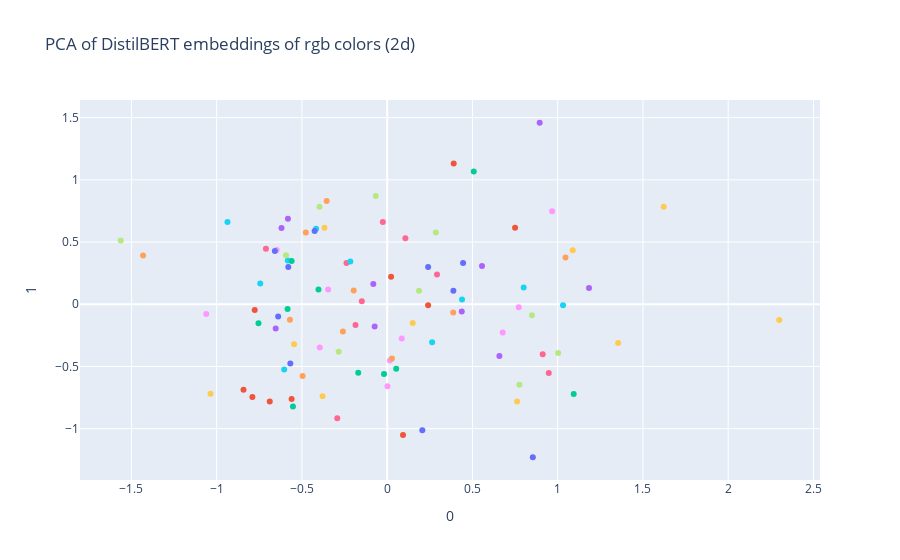

Source (notebook cell):
### Code cell
# plot 2d results with plotly
fig = px.scatter(
    rgb_pca3d, x=0, y=1, color=rgb_colors,
    labels={'color': 'rgb color'},
    title='PCA of DistilBERT embeddings of rgb colors (2d)'
)

# hide legend
fig.update_layout(showlegend=False)
fig.show()

### Figure 1 — Plotly figure (JSON) as saved in the notebook; plotly's stock layout.template omitted (floating-point values rounded to 4 significant figures)
{"data": [{"hovertemplate": "rgb color=rgb(188,103,238)<br>0=%{x}<br>1=%{y}<extra></extra>", "legendgroup": "rgb(188,103,238)", "marker": {"color": "#636efa", "symbol": "circle"}, "mode": "markers", "name": "rgb(188,103,238)", "orientation": "v", "showlegend": true, "type": "scatter", "x": [-0.568], "xaxis": "x", "y": [-0.476], "yaxis": "y"}, {"hovertemplate": "rgb color=rgb(97,81,54)<br>0=%{x}<br>1=%{y}<extra></extra>", "legendgroup": "rgb(97,81,54)", "marker": {"color": "#EF553B", "symbol": "circle"}, "mode": "markers", "name": "rgb(97,81,54)", "orientation": "v", "showlegend": true, "type": "scatter", "x": [0.39], "xaxis": "x", "y": [1.131], "yaxis": "y"}, {"hovertemplate": "rgb color=rgb(252,15,162)<br>0=%{x}<br>1=%{y}<extra></extra>", "legendgroup": "rgb(252,15,162)", "marker": {"color": "#00cc96", "symbol": "circle"}, "mode": "markers", "name": "rgb(252,15,162)", "orientation": "v", "showlegend": true, "type": "scatter", "x": [-0.1699], "xaxis": "x", "y": [-0.5508], "yaxis": "y"}, {"hovertemplate": "rgb color=rgb(84,85,58)<br>0=%{x}<br>1=%{y}<extra></extra>", "legendgroup": "rgb(84,85,58)", "marker": {"color": "#ab63fa", "symbol": "circle"}, "mode": "markers", "name": "rgb(84,85,58)", "orientation": "v", "showlegend": true, "type": "scatter", "x": [0.8944], "xaxis": "x", "y": [1.459], "yaxis": "y"}, {"hovertemplate": "rgb color=rgb(14,216,69)<br>0=%{x}<br>1=%{y}<extra></extra>", "legendgroup": "rgb(14,216,69)", "marker": {"color": "#FFA15A", "symbol": "circle"}, "mode": "markers", "name": "rgb(14,216,69)", "orientation": "v", "showlegend": true, "type": "scatter", "x": [-0.4773], "xaxis": "x", "y": [0.5771], "yaxis": "y"}, {"hovertemplate": "rgb color=rgb(130,60,47)<br>0=%{x}<br>1=%{y}<extra></extra>", "legendgroup": "rgb(130,60,47)", "marker": {"color": "#19d3f3", "symbol": "circle"}, "mode": "markers", "name": "rgb(130,60,47)", "orientation": "v", "showlegend": true, "type": "scatter", "x": [1.031], "xaxis": "x", "y": [-0.007416], "yaxis": "y"}, {"hovertemplate": "rgb color=rgb(176,71,183)<br>0=%{x}<br>1=%{y}<extra></extra>", "legendgroup": "rgb(176,71,183)", "marker": {"color": "#FF6692", "symbol": "circle"}, "mode": "markers", "name": "rgb(176,71,183)", "orientation": "v", "showlegend": true, "type": "scatter", "x": [-0.1859], "xaxis": "x", "y": [-0.1672], "yaxis": "y"}, {"hovertemplate": "rgb color=rgb(254,115,20)<br>0=%{x}<br>1=%{y}<extra></extra>", "legendgroup": "rgb(254,115,20)", "marker": {"color": "#B6E880", "symbol": "circle"}, "mode": "markers", "name": "rgb(254,115,20)", "orientation": "v", "showlegend": true, "type": "scatter", "x": [1.003], "xaxis": "x", "y": [-0.3908], "yaxis": "y"}, {"hovertemplate": "rgb color=rgb(98,64,237)<br>0=%{x}<br>1=%{y}<extra></extra>", "legendgroup": "rgb(98,64,237)", "marker": {"color": "#FF97FF", "symbol": "circle"}, "mode": "markers", "name": "rgb(98,64,237)", "orientation": "v", "showlegend": true, "type": "scatter", "x": [0.6773], "xaxis": "x", "y": [-0.2268], "yaxis": "y"}, {"hovertemplate": "rgb color=rgb(40,156,255)<br>0=%{x}<br>1=%{y}<extra></extra>", "legendgroup": "rgb(40,156,255)", "marker": {"color": "#FECB52", "symbol": "circle"}, "mode": "markers", "name": "rgb(40,156,255)", "orientation": "v", "showlegend": true, "type": "scatter", "x": [0.762], "xaxis": "x", "y": [-0.7814], "yaxis": "y"}, {"hovertemplate": "rgb color=rgb(126,203,31)<br>0=%{x}<br>1=%{y}<extra></extra>", "legendgroup": "rgb(126,203,31)", "marker": {"color": "#636efa", "symbol": "circle"}, "mode": "markers", "name": "rgb(126,203,31)", "orientation": "v", "showlegend": true, "type": "scatter", "x": [-0.58], "xaxis": "x", "y": [0.2992], "yaxis": "y"}, {"hovertemplate": "rgb color=rgb(121,30,28)<br>0=%{x}<br>1=%{y}<extra></extra>", "legendgroup": "rgb(121,30,28)", "marker": {"color": "#EF553B", "symbol": "circle"}, "mode": "markers", "name": "rgb(121,30,28)", "orientation": "v", "showlegend": true, "type": "scatter", "x": [0.75], "xaxis": "x", "y": [0.6152], "yaxis": "y"}, {"hovertemplate": "rgb color=rgb(240,33,189)<br>0=%{x}<br>1=%{y}<extra></extra>", "legendgroup": "rgb(240,33,189)", "marker": {"color": "#00cc96", "symbol": "circle"}, "mode": "markers", "name": "rgb(240,33,189)", "orientation": "v", "showlegend": true, "type": "scatter", "x": [0.05289], "xaxis": "x", "y": [-0.5186], "yaxis": "y"}, {"hovertemplate": "rgb color=rgb(150,8,42)<br>0=%{x}<br>1=%{y}<extra></extra>", "legendgroup": "rgb(150,8,42)", "marker": {"color": "#ab63fa", "symbol": "circle"}, "mode": "markers", "name": "rgb(150,8,42)", "orientation": "v", "showlegend": true, "type": "scatter", "x": [1.184], "xaxis": "x", "y": [0.1318], "yaxis": "y"}, {"hovertemplate": "rgb color=rgb(47,160,19)<br>0=%{x}<br>1=%{y}<extra></extra>", "legendgroup": "rgb(47,160,19)", "marker": {"color": "#FFA15A", "symbol": "circle"}, "mode": "markers", "name": "rgb(47,160,19)", "orientation": "v", "showlegend": true, "type": "scatter", "x": [0.387], "xaxis": "x", "y": [-0.06615], "yaxis": "y"}, {"hovertemplate": "rgb color=rgb(251,42,60)<br>0=%{x}<br>1=%{y}<extra></extra>", "legendgroup": "rgb(251,42,60)", "marker": {"color": "#19d3f3", "symbol": "circle"}, "mode": "markers", "name": "rgb(251,42,60)", "orientation": "v", "showlegend": true, "type": "scatter", "x": [0.4387], "xaxis": "x", "y": [0.03909], "yaxis": "y"}, {"hovertemplate": "rgb color=rgb(192,90,121)<br>0=%{x}<br>1=%{y}<extra></extra>", "legendgroup": "rgb(192,90,121)", "marker": {"color": "#FF6692", "symbol": "circle"}, "mode": "markers", "name": "rgb(192,90,121)", "orientation": "v", "showlegend": true, "type": "scatter", "x": [0.912], "xaxis": "x", "y": [-0.4026], "yaxis": "y"}, {"hovertemplate": "rgb color=rgb(55,109,123)<br>0=%{x}<br>1=%{y}<extra></extra>", "legendgroup": "rgb(55,109,123)", "marker": {"color": "#B6E880", "symbol": "circle"}, "mode": "markers", "name": "rgb(55,109,123)", "orientation": "v", "showlegend": true, "type": "scatter", "x": [-0.3968], "xaxis": "x", "y": [0.7841], "yaxis": "y"}, {"hovertemplate": "rgb color=rgb(87,210,111)<br>0=%{x}<br>1=%{y}<extra></extra>", "legendgroup": "rgb(87,210,111)", "marker": {"color": "#FF97FF", "symbol": "circle"}, "mode": "markers", "name": "rgb(87,210,111)", "orientation": "v", "showlegend": true, "type": "scatter", "x": [-0.3465], "xaxis": "x", "y": [0.118], "yaxis": "y"}, {"hovertemplate": "rgb color=rgb(142,245,129)<br>0=%{x}<br>1=%{y}<extra></extra>", "legendgroup": "rgb(142,245,129)", "marker": {"color": "#FECB52", "symbol": "circle"}, "mode": "markers", "name": "rgb(142,245,129)", "orientation": "v", "showlegend": true, "type": "scatter", "x": [-0.546], "xaxis": "x", "y": [-0.3219], "yaxis": "y"}, {"hovertemplate": "rgb color=rgb(186,165,150)<br>0=%{x}<br>1=%{y}<extra></extra>", "legendgroup": "rgb(186,165,150)", "marker": {"color": "#636efa", "symbol": "circle"}, "mode": "markers", "name": "rgb(186,165,150)", "orientation": "v", "showlegend": true, "type": "scatter", "x": [0.2061], "xaxis": "x", "y": [-1.013], "yaxis": "y"}, {"hovertemplate": "rgb color=rgb(249,160,157)<br>0=%{x}<br>1=%{y}<extra></extra>", "legendgroup": "rgb(249,160,157)", "marker": {"color": "#EF553B", "symbol": "circle"}, "mode": "markers", "name": "rgb(249,160,157)", "orientation": "v", "showlegend": true, "type": "scatter", "x": [0.09283], "xaxis": "x", "y": [-1.051], "yaxis": "y"}, {"hovertemplate": "rgb color=rgb(209,241,224)<br>0=%{x}<br>1=%{y}<extra></extra>", "legendgroup": "rgb(209,241,224)", "marker": {"color": "#00cc96", "symbol": "circle"}, "mode": "markers", "name": "rgb(209,241,224)", "orientation": "v", "showlegend": true, "type": "scatter", "x": [-0.5527], "xaxis": "x", "y": [-0.8221], "yaxis": "y"}, {"hovertemplate": "rgb color=rgb(21,137,107)<br>0=%{x}<br>1=%{y}<extra></extra>", "legendgroup": "rgb(21,137,107)", "marker": {"color": "#ab63fa", "symbol": "circle"}, "mode": "markers", "name": "rgb(21,137,107)", "orientation": "v", "showlegend": true, "type": "scatter", "x": [-0.6198], "xaxis": "x", "y": [0.6134], "yaxis": "y"}, {"hovertemplate": "rgb color=rgb(33,189,179)<br>0=%{x}<br>1=%{y}<extra></extra>", "legendgroup": "rgb(33,189,179)", "marker": {"color": "#FFA15A", "symbol": "circle"}, "mode": "markers", "name": "rgb(33,189,179)", "orientation": "v", "showlegend": true, "type": "scatter", "x": [-1.432], "xaxis": "x", "y": [0.3921], "yaxis": "y"}, {"hovertemplate": "rgb color=rgb(101,235,204)<br>0=%{x}<br>1=%{y}<extra></extra>", "legendgroup": "rgb(101,235,204)", "marker": {"color": "#19d3f3", "symbol": "circle"}, "mode": "markers", "name": "rgb(101,235,204)", "orientation": "v", "showlegend": true, "type": "scatter", "x": [-0.6041], "xaxis": "x", "y": [-0.525], "yaxis": "y"}, {"hovertemplate": "rgb color=rgb(177,113,97)<br>0=%{x}<br>1=%{y}<extra></extra>", "legendgroup": "rgb(177,113,97)", "marker": {"color": "#FF6692", "symbol": "circle"}, "mode": "markers", "name": "rgb(177,113,97)", "orientation": "v", "showlegend": true, "type": "scatter", "x": [-0.2386], "xaxis": "x", "y": [0.3323], "yaxis": "y"}, {"hovertemplate": "rgb color=rgb(0,202,112)<br>0=%{x}<br>1=%{y}<extra></extra>", "legendgroup": "rgb(0,202,112)", "marker": {"color": "#B6E880", "symbol": "circle"}, "mode": "markers", "name": "rgb(0,202,112)", "orientation": "v", "showlegend": true, "type": "scatter", "x": [0.7754], "xaxis": "x", "y": [-0.6471], "yaxis": "y"}, {"hovertemplate": "rgb color=rgb(60,139,204)<br>0=%{x}<br>1=%{y}<extra></extra>", "legendgroup": "rgb(60,139,204)", "marker": {"color": "#FF97FF", "symbol": "circle"}, "mode": "markers", "name": "rgb(60,139,204)", "orientation": "v", "showlegend": true, "type": "scatter", "x": [0.0159], "xaxis": "x", "y": [-0.4523], "yaxis": "y"}, {"hovertemplate": "rgb color=rgb(201,172,176)<br>0=%{x}<br>1=%{y}<extra></extra>", "legendgroup": "rgb(201,172,176)", "marker": {"color": "#FECB52", "symbol": "circle"}, "mode": "markers", "name": "rgb(201,172,176)", "orientation": "v", "showlegend": true, "type": "scatter", "x": [-0.3789], "xaxis": "x", "y": [-0.7395], "yaxis": "y"}, {"hovertemplate": "rgb color=rgb(192,192,156)<br>0=%{x}<br>1=%{y}<extra></extra>", "legendgroup": "rgb(192,192,156)", "marker": {"color": "#636efa", "symbol": "circle"}, "mode": "markers", "name": "rgb(192,192,156)", "orientation": "v", "showlegend": true, "type": "scatter", "x": [0.8542], "xaxis": "x", "y": [-1.23], "yaxis": "y"}, {"hovertemplate": "rgb color=rgb(244,168,222)<br>0=%{x}<br>1=%{y}<extra></extra>", "legendgroup": "rgb(244,168,222)", "marker": {"color": "#EF553B", "symbol": "circle"}, "mode": "markers", "name": "rgb(244,168,222)", "orientation": "v", "showlegend": true, "type": "scatter", "x": [-0.5604], "xaxis": "x", "y": [-0.7621], "yaxis": "y"}, {"hovertemplate": "rgb color=rgb(200,213,123)<br>0=%{x}<br>1=%{y}<extra></extra>", "legendgroup": "rgb(200,213,123)", "marker": {"color": "#00cc96", "symbol": "circle"}, "mode": "markers", "name": "rgb(200,213,123)", "orientation": "v", "showlegend": true, "type": "scatter", "x": [-0.0185], "xaxis": "x", "y": [-0.5612], "yaxis": "y"}, {"hovertemplate": "rgb color=rgb(192,37,81)<br>0=%{x}<br>1=%{y}<extra></extra>", "legendgroup": "rgb(192,37,81)", "marker": {"color": "#ab63fa", "symbol": "circle"}, "mode": "markers", "name": "rgb(192,37,81)", "orientation": "v", "showlegend": true, "type": "scatter", "x": [0.4373], "xaxis": "x", "y": [-0.05719], "yaxis": "y"}, {"hovertemplate": "rgb color=rgb(234,240,134)<br>0=%{x}<br>1=%{y}<extra></extra>", "legendgroup": "rgb(234,240,134)", "marker": {"color": "#FFA15A", "symbol": "circle"}, "mode": "markers", "name": "rgb(234,240,134)", "orientation": "v", "showlegend": true, "type": "scatter", "x": [-0.4962], "xaxis": "x", "y": [-0.5762], "yaxis": "y"}, {"hovertemplate": "rgb color=rgb(223,133,22)<br>0=%{x}<br>1=%{y}<extra></extra>", "legendgroup": "rgb(223,133,22)", "marker": {"color": "#19d3f3", "symbol": "circle"}, "mode": "markers", "name": "rgb(223,133,22)", "orientation": "v", "showlegend": true, "type": "scatter", "x": [-0.5828], "xaxis": "x", "y": [0.3518], "yaxis": "y"}, {"hovertemplate": "rgb color=rgb(141,4,108)<br>0=%{x}<br>1=%{y}<extra></extra>", "legendgroup": "rgb(141,4,108)", "marker": {"color": "#FF6692", "symbol": "circle"}, "mode": "markers", "name": "rgb(141,4,108)", "orientation": "v", "showlegend": true, "type": "scatter", "x": [0.2923], "xaxis": "x", "y": [0.2394], "yaxis": "y"}, {"hovertemplate": "rgb color=rgb(131,213,43)<br>0=%{x}<br>1=%{y}<extra></extra>", "legendgroup": "rgb(131,213,43)", "marker": {"color": "#B6E880", "symbol": "circle"}, "mode": "markers", "name": "rgb(131,213,43)", "orientation": "v", "showlegend": true, "type": "scatter", "x": [-0.5931], "xaxis": "x", "y": [0.3949], "yaxis": "y"}, {"hovertemplate": "rgb color=rgb(68,62,57)<br>0=%{x}<br>1=%{y}<extra></extra>", "legendgroup": "rgb(68,62,57)", "marker": {"color": "#FF97FF", "symbol": "circle"}, "mode": "markers", "name": "rgb(68,62,57)", "orientation": "v", "showlegend": true, "type": "scatter", "x": [0.9676], "xaxis": "x", "y": [0.7472], "yaxis": "y"}, {"hovertemplate": "rgb color=rgb(108,67,56)<br>0=%{x}<br>1=%{y}<extra></extra>", "legendgroup": "rgb(108,67,56)", "marker": {"color": "#FECB52", "symbol": "circle"}, "mode": "markers", "name": "rgb(108,67,56)", "orientation": "v", "showlegend": true, "type": "scatter", "x": [1.088], "xaxis": "x", "y": [0.4343], "yaxis": "y"}, {"hovertemplate": "rgb color=rgb(16,96,145)<br>0=%{x}<br>1=%{y}<extra></extra>", "legendgroup": "rgb(16,96,145)", "marker": {"color": "#636efa", "symbol": "circle"}, "mode": "markers", "name": "rgb(16,96,145)", "orientation": "v", "showlegend": true, "type": "scatter", "x": [0.3882], "xaxis": "x", "y": [0.1091], "yaxis": "y"}, {"hovertemplate": "rgb color=rgb(149,121,63)<br>0=%{x}<br>1=%{y}<extra></extra>", "legendgroup": "rgb(149,121,63)", "marker": {"color": "#EF553B", "symbol": "circle"}, "mode": "markers", "name": "rgb(149,121,63)", "orientation": "v", "showlegend": true, "type": "scatter", "x": [0.0228], "xaxis": "x", "y": [0.2215], "yaxis": "y"}, {"hovertemplate": "rgb color=rgb(111,238,142)<br>0=%{x}<br>1=%{y}<extra></extra>", "legendgroup": "rgb(111,238,142)", "marker": {"color": "#00cc96", "symbol": "circle"}, "mode": "markers", "name": "rgb(111,238,142)", "orientation": "v", "showlegend": true, "type": "scatter", "x": [-0.7548], "xaxis": "x", "y": [-0.1532], "yaxis": "y"}, {"hovertemplate": "rgb color=rgb(76,33,241)<br>0=%{x}<br>1=%{y}<extra></extra>", "legendgroup": "rgb(76,33,241)", "marker": {"color": "#ab63fa", "symbol": "circle"}, "mode": "markers", "name": "rgb(76,33,241)", "orientation": "v", "showlegend": true, "type": "scatter", "x": [-0.08123], "xaxis": "x", "y": [0.1636], "yaxis": "y"}, {"hovertemplate": "rgb color=rgb(169,100,217)<br>0=%{x}<br>1=%{y}<extra></extra>", "legendgroup": "rgb(169,100,217)", "marker": {"color": "#FFA15A", "symbol": "circle"}, "mode": "markers", "name": "rgb(169,100,217)", "orientation": "v", "showlegend": true, "type": "scatter", "x": [0.02808], "xaxis": "x", "y": [-0.4368], "yaxis": "y"}, {"hovertemplate": "rgb color=rgb(38,33,179)<br>0=%{x}<br>1=%{y}<extra></extra>", "legendgroup": "rgb(38,33,179)", "marker": {"color": "#19d3f3", "symbol": "circle"}, "mode": "markers", "name": "rgb(38,33,179)", "orientation": "v", "showlegend": true, "type": "scatter", "x": [-0.4169], "xaxis": "x", "y": [0.6071], "yaxis": "y"}, {"hovertemplate": "rgb color=rgb(240,131,30)<br>0=%{x}<br>1=%{y}<extra></extra>", "legendgroup": "rgb(240,131,30)", "marker": {"color": "#FF6692", "symbol": "circle"}, "mode": "markers", "name": "rgb(240,131,30)", "orientation": "v", "showlegend": true, "type": "scatter", "x": [0.9477], "xaxis": "x", "y": [-0.5528], "yaxis": "y"}, {"hovertemplate": "rgb color=rgb(219,104,187)<br>0=%{x}<br>1=%{y}<extra></extra>", "legendgroup": "rgb(219,104,187)", "marker": {"color": "#B6E880", "symbol": "circle"}, "mode": "markers", "name": "rgb(219,104,187)", "orientation": "v", "showlegend": true, "type": "scatter", "x": [-0.2846], "xaxis": "x", "y": [-0.382], "yaxis": "y"}, {"hovertemplate": "rgb color=rgb(229,197,107)<br>0=%{x}<br>1=%{y}<extra></extra>", "legendgroup": "rgb(229,197,107)", "marker": {"color": "#FF97FF", "symbol": "circle"}, "mode": "markers", "name": "rgb(229,197,107)", "orientation": "v", "showlegend": true, "type": "scatter", "x": [-1.061], "xaxis": "x", "y": [-0.07772], "yaxis": "y"}, {"hovertemplate": "rgb color=rgb(107,42,232)<br>0=%{x}<br>1=%{y}<extra></extra>", "legendgroup": "rgb(107,42,232)", "marker": {"color": "#FECB52", "symbol": "circle"}, "mode": "markers", "name": "rgb(107,42,232)", "orientation": "v", "showlegend": true, "type": "scatter", "x": [0.1496], "xaxis": "x", "y": [-0.1505], "yaxis": "y"}, {"hovertemplate": "rgb color=rgb(134,85,163)<br>0=%{x}<br>1=%{y}<extra></extra>", "legendgroup": "rgb(134,85,163)", "marker": {"color": "#636efa", "symbol": "circle"}, "mode": "markers", "name": "rgb(134,85,163)", "orientation": "v", "showlegend": true, "type": "scatter", "x": [-0.4256], "xaxis": "x", "y": [0.5898], "yaxis": "y"}, {"hovertemplate": "rgb color=rgb(196,162,157)<br>0=%{x}<br>1=%{y}<extra></extra>", "legendgroup": "rgb(196,162,157)", "marker": {"color": "#EF553B", "symbol": "circle"}, "mode": "markers", "name": "rgb(196,162,157)", "orientation": "v", "showlegend": true, "type": "scatter", "x": [-0.7906], "xaxis": "x", "y": [-0.7453], "yaxis": "y"}, {"hovertemplate": "rgb color=rgb(171,62,119)<br>0=%{x}<br>1=%{y}<extra></extra>", "legendgroup": "rgb(171,62,119)", "marker": {"color": "#00cc96", "symbol": "circle"}, "mode": "markers", "name": "rgb(171,62,119)", "orientation": "v", "showlegend": true, "type": "scatter", "x": [-0.403], "xaxis": "x", "y": [0.1187], "yaxis": "y"}, {"hovertemplate": "rgb color=rgb(110,50,193)<br>0=%{x}<br>1=%{y}<extra></extra>", "legendgroup": "rgb(110,50,193)", "marker": {"color": "#ab63fa", "symbol": "circle"}, "mode": "markers", "name": "rgb(110,50,193)", "orientation": "v", "showlegend": true, "type": "scatter", "x": [0.6581], "xaxis": "x", "y": [-0.4158], "yaxis": "y"}, {"hovertemplate": "rgb color=rgb(165,241,54)<br>0=%{x}<br>1=%{y}<extra></extra>", "legendgroup": "rgb(165,241,54)", "marker": {"color": "#FFA15A", "symbol": "circle"}, "mode": "markers", "name": "rgb(165,241,54)", "orientation": "v", "showlegend": true, "type": "scatter", "x": [-0.2597], "xaxis": "x", "y": [-0.2179], "yaxis": "y"}, {"hovertemplate": "rgb color=rgb(121,210,47)<br>0=%{x}<br>1=%{y}<extra></extra>", "legendgroup": "rgb(121,210,47)", "marker": {"color": "#19d3f3", "symbol": "circle"}, "mode": "markers", "name": "rgb(121,210,47)", "orientation": "v", "showlegend": true, "type": "scatter", "x": [0.2636], "xaxis": "x", "y": [-0.305], "yaxis": "y"}, {"hovertemplate": "rgb color=rgb(153,76,23)<br>0=%{x}<br>1=%{y}<extra></extra>", "legendgroup": "rgb(153,76,23)", "marker": {"color": "#FF6692", "symbol": "circle"}, "mode": "markers", "name": "rgb(153,76,23)", "orientation": "v", "showlegend": true, "type": "scatter", "x": [-0.0256], "xaxis": "x", "y": [0.6621], "yaxis": "y"}, {"hovertemplate": "rgb color=rgb(93,131,47)<br>0=%{x}<br>1=%{y}<extra></extra>", "legendgroup": "rgb(93,131,47)", "marker": {"color": "#B6E880", "symbol": "circle"}, "mode": "markers", "name": "rgb(93,131,47)", "orientation": "v", "showlegend": true, "type": "scatter", "x": [-0.06712], "xaxis": "x", "y": [0.8695], "yaxis": "y"}, {"hovertemplate": "rgb color=rgb(67,27,213)<br>0=%{x}<br>1=%{y}<extra></extra>", "legendgroup": "rgb(67,27,213)", "marker": {"color": "#FF97FF", "symbol": "circle"}, "mode": "markers", "name": "rgb(67,27,213)", "orientation": "v", "showlegend": true, "type": "scatter", "x": [-0.6482], "xaxis": "x", "y": [0.4357], "yaxis": "y"}, {"hovertemplate": "rgb color=rgb(194,67,93)<br>0=%{x}<br>1=%{y}<extra></extra>", "legendgroup": "rgb(194,67,93)", "marker": {"color": "#FECB52", "symbol": "circle"}, "mode": "markers", "name": "rgb(194,67,93)", "orientation": "v", "showlegend": true, "type": "scatter", "x": [-0.368], "xaxis": "x", "y": [0.6143], "yaxis": "y"}, {"hovertemplate": "rgb color=rgb(232,97,13)<br>0=%{x}<br>1=%{y}<extra></extra>", "legendgroup": "rgb(232,97,13)", "marker": {"color": "#636efa", "symbol": "circle"}, "mode": "markers", "name": "rgb(232,97,13)", "orientation": "v", "showlegend": true, "type": "scatter", "x": [0.4451], "xaxis": "x", "y": [0.3308], "yaxis": "y"}, {"hovertemplate": "rgb color=rgb(60,113,122)<br>0=%{x}<br>1=%{y}<extra></extra>", "legendgroup": "rgb(60,113,122)", "marker": {"color": "#EF553B", "symbol": "circle"}, "mode": "markers", "name": "rgb(60,113,122)", "orientation": "v", "showlegend": true, "type": "scatter", "x": [0.2399], "xaxis": "x", "y": [-0.008547], "yaxis": "y"}, {"hovertemplate": "rgb color=rgb(88,112,214)<br>0=%{x}<br>1=%{y}<extra></extra>", "legendgroup": "rgb(88,112,214)", "marker": {"color": "#00cc96", "symbol": "circle"}, "mode": "markers", "name": "rgb(88,112,214)", "orientation": "v", "showlegend": true, "type": "scatter", "x": [-0.5603], "xaxis": "x", "y": [0.3473], "yaxis": "y"}, {"hovertemplate": "rgb color=rgb(54,193,89)<br>0=%{x}<br>1=%{y}<extra></extra>", "legendgroup": "rgb(54,193,89)", "marker": {"color": "#ab63fa", "symbol": "circle"}, "mode": "markers", "name": "rgb(54,193,89)", "orientation": "v", "showlegend": true, "type": "scatter", "x": [-0.5821], "xaxis": "x", "y": [0.6865], "yaxis": "y"}, {"hovertemplate": "rgb color=rgb(135,50,51)<br>0=%{x}<br>1=%{y}<extra></extra>", "legendgroup": "rgb(135,50,51)", "marker": {"color": "#FFA15A", "symbol": "circle"}, "mode": "markers", "name": "rgb(135,50,51)", "orientation": "v", "showlegend": true, "type": "scatter", "x": [1.046], "xaxis": "x", "y": [0.3765], "yaxis": "y"}, {"hovertemplate": "rgb color=rgb(86,42,236)<br>0=%{x}<br>1=%{y}<extra></extra>", "legendgroup": "rgb(86,42,236)", "marker": {"color": "#19d3f3", "symbol": "circle"}, "mode": "markers", "name": "rgb(86,42,236)", "orientation": "v", "showlegend": true, "type": "scatter", "x": [-0.2161], "xaxis": "x", "y": [0.3439], "yaxis": "y"}, {"hovertemplate": "rgb color=rgb(182,76,18)<br>0=%{x}<br>1=%{y}<extra></extra>", "legendgroup": "rgb(182,76,18)", "marker": {"color": "#FF6692", "symbol": "circle"}, "mode": "markers", "name": "rgb(182,76,18)", "orientation": "v", "showlegend": true, "type": "scatter", "x": [0.1067], "xaxis": "x", "y": [0.5312], "yaxis": "y"}, {"hovertemplate": "rgb color=rgb(1,142,71)<br>0=%{x}<br>1=%{y}<extra></extra>", "legendgroup": "rgb(1,142,71)", "marker": {"color": "#B6E880", "symbol": "circle"}, "mode": "markers", "name": "rgb(1,142,71)", "orientation": "v", "showlegend": true, "type": "scatter", "x": [0.1866], "xaxis": "x", "y": [0.1078], "yaxis": "y"}, {"hovertemplate": "rgb color=rgb(188,64,197)<br>0=%{x}<br>1=%{y}<extra></extra>", "legendgroup": "rgb(188,64,197)", "marker": {"color": "#FF97FF", "symbol": "circle"}, "mode": "markers", "name": "rgb(188,64,197)", "orientation": "v", "showlegend": true, "type": "scatter", "x": [0.001711], "xaxis": "x", "y": [-0.6594], "yaxis": "y"}, {"hovertemplate": "rgb color=rgb(80,78,33)<br>0=%{x}<br>1=%{y}<extra></extra>", "legendgroup": "rgb(80,78,33)", "marker": {"color": "#FECB52", "symbol": "circle"}, "mode": "markers", "name": "rgb(80,78,33)", "orientation": "v", "showlegend": true, "type": "scatter", "x": [1.622], "xaxis": "x", "y": [0.7835], "yaxis": "y"}, {"hovertemplate": "rgb color=rgb(132,59,110)<br>0=%{x}<br>1=%{y}<extra></extra>", "legendgroup": "rgb(132,59,110)", "marker": {"color": "#636efa", "symbol": "circle"}, "mode": "markers", "name": "rgb(132,59,110)", "orientation": "v", "showlegend": true, "type": "scatter", "x": [0.2402], "xaxis": "x", "y": [0.3002], "yaxis": "y"}, {"hovertemplate": "rgb color=rgb(140,197,241)<br>0=%{x}<br>1=%{y}<extra></extra>", "legendgroup": "rgb(140,197,241)", "marker": {"color": "#EF553B", "symbol": "circle"}, "mode": "markers", "name": "rgb(140,197,241)", "orientation": "v", "showlegend": true, "type": "scatter", "x": [-0.8427], "xaxis": "x", "y": [-0.6868], "yaxis": "y"}, {"hovertemplate": "rgb color=rgb(30,14,77)<br>0=%{x}<br>1=%{y}<extra></extra>", "legendgroup": "rgb(30,14,77)", "marker": {"color": "#00cc96", "symbol": "circle"}, "mode": "markers", "name": "rgb(30,14,77)", "orientation": "v", "showlegend": true, "type": "scatter", "x": [0.5077], "xaxis": "x", "y": [1.067], "yaxis": "y"}, {"hovertemplate": "rgb color=rgb(148,98,34)<br>0=%{x}<br>1=%{y}<extra></extra>", "legendgroup": "rgb(148,98,34)", "marker": {"color": "#ab63fa", "symbol": "circle"}, "mode": "markers", "name": "rgb(148,98,34)", "orientation": "v", "showlegend": true, "type": "scatter", "x": [0.5561], "xaxis": "x", "y": [0.3083], "yaxis": "y"}, {"hovertemplate": "rgb color=rgb(194,75,211)<br>0=%{x}<br>1=%{y}<extra></extra>", "legendgroup": "rgb(194,75,211)", "marker": {"color": "#FFA15A", "symbol": "circle"}, "mode": "markers", "name": "rgb(194,75,211)", "orientation": "v", "showlegend": true, "type": "scatter", "x": [-0.5704], "xaxis": "x", "y": [-0.1241], "yaxis": "y"}, {"hovertemplate": "rgb color=rgb(11,74,194)<br>0=%{x}<br>1=%{y}<extra></extra>", "legendgroup": "rgb(11,74,194)", "marker": {"color": "#19d3f3", "symbol": "circle"}, "mode": "markers", "name": "rgb(11,74,194)", "orientation": "v", "showlegend": true, "type": "scatter", "x": [-0.9367], "xaxis": "x", "y": [0.6607], "yaxis": "y"}, {"hovertemplate": "rgb color=rgb(141,72,201)<br>0=%{x}<br>1=%{y}<extra></extra>", "legendgroup": "rgb(141,72,201)", "marker": {"color": "#FF6692", "symbol": "circle"}, "mode": "markers", "name": "rgb(141,72,201)", "orientation": "v", "showlegend": true, "type": "scatter", "x": [-0.1488], "xaxis": "x", "y": [0.02431], "yaxis": "y"}, {"hovertemplate": "rgb color=rgb(14,153,214)<br>0=%{x}<br>1=%{y}<extra></extra>", "legendgroup": "rgb(14,153,214)", "marker": {"color": "#B6E880", "symbol": "circle"}, "mode": "markers", "name": "rgb(14,153,214)", "orientation": "v", "showlegend": true, "type": "scatter", "x": [-1.563], "xaxis": "x", "y": [0.5134], "yaxis": "y"}, {"hovertemplate": "rgb color=rgb(100,153,76)<br>0=%{x}<br>1=%{y}<extra></extra>", "legendgroup": "rgb(100,153,76)", "marker": {"color": "#FF97FF", "symbol": "circle"}, "mode": "markers", "name": "rgb(100,153,76)", "orientation": "v", "showlegend": true, "type": "scatter", "x": [0.7715], "xaxis": "x", "y": [-0.02391], "yaxis": "y"}, {"hovertemplate": "rgb color=rgb(98,220,10)<br>0=%{x}<br>1=%{y}<extra></extra>", "legendgroup": "rgb(98,220,10)", "marker": {"color": "#FECB52", "symbol": "circle"}, "mode": "markers", "name": "rgb(98,220,10)", "orientation": "v", "showlegend": true, "type": "scatter", "x": [1.355], "xaxis": "x", "y": [-0.3107], "yaxis": "y"}, {"hovertemplate": "rgb color=rgb(174,242,82)<br>0=%{x}<br>1=%{y}<extra></extra>", "legendgroup": "rgb(174,242,82)", "marker": {"color": "#636efa", "symbol": "circle"}, "mode": "markers", "name": "rgb(174,242,82)", "orientation": "v", "showlegend": true, "type": "scatter", "x": [-0.6395], "xaxis": "x", "y": [-0.09793], "yaxis": "y"}, {"hovertemplate": "rgb color=rgb(164,206,205)<br>0=%{x}<br>1=%{y}<extra></extra>", "legendgroup": "rgb(164,206,205)", "marker": {"color": "#EF553B", "symbol": "circle"}, "mode": "markers", "name": "rgb(164,206,205)", "orientation": "v", "showlegend": true, "type": "scatter", "x": [-0.6887], "xaxis": "x", "y": [-0.7819], "yaxis": "y"}, {"hovertemplate": "rgb color=rgb(146,59,190)<br>0=%{x}<br>1=%{y}<extra></extra>", "legendgroup": "rgb(146,59,190)", "marker": {"color": "#00cc96", "symbol": "circle"}, "mode": "markers", "name": "rgb(146,59,190)", "orientation": "v", "showlegend": true, "type": "scatter", "x": [-0.5843], "xaxis": "x", "y": [-0.0373], "yaxis": "y"}, {"hovertemplate": "rgb color=rgb(166,95,171)<br>0=%{x}<br>1=%{y}<extra></extra>", "legendgroup": "rgb(166,95,171)", "marker": {"color": "#ab63fa", "symbol": "circle"}, "mode": "markers", "name": "rgb(166,95,171)", "orientation": "v", "showlegend": true, "type": "scatter", "x": [-0.07347], "xaxis": "x", "y": [-0.1787], "yaxis": "y"}, {"hovertemplate": "rgb color=rgb(46,81,210)<br>0=%{x}<br>1=%{y}<extra></extra>", "legendgroup": "rgb(46,81,210)", "marker": {"color": "#FFA15A", "symbol": "circle"}, "mode": "markers", "name": "rgb(46,81,210)", "orientation": "v", "showlegend": true, "type": "scatter", "x": [-0.1963], "xaxis": "x", "y": [0.1113], "yaxis": "y"}, {"hovertemplate": "rgb color=rgb(52,132,191)<br>0=%{x}<br>1=%{y}<extra></extra>", "legendgroup": "rgb(52,132,191)", "marker": {"color": "#19d3f3", "symbol": "circle"}, "mode": "markers", "name": "rgb(52,132,191)", "orientation": "v", "showlegend": true, "type": "scatter", "x": [-0.7445], "xaxis": "x", "y": [0.1673], "yaxis": "y"}, {"hovertemplate": "rgb color=rgb(203,152,93)<br>0=%{x}<br>1=%{y}<extra></extra>", "legendgroup": "rgb(203,152,93)", "marker": {"color": "#FF6692", "symbol": "circle"}, "mode": "markers", "name": "rgb(203,152,93)", "orientation": "v", "showlegend": true, "type": "scatter", "x": [-0.7112], "xaxis": "x", "y": [0.4453], "yaxis": "y"}, {"hovertemplate": "rgb color=rgb(79,255,95)<br>0=%{x}<br>1=%{y}<extra></extra>", "legendgroup": "rgb(79,255,95)", "marker": {"color": "#B6E880", "symbol": "circle"}, "mode": "markers", "name": "rgb(79,255,95)", "orientation": "v", "showlegend": true, "type": "scatter", "x": [0.8489], "xaxis": "x", "y": [-0.08844], "yaxis": "y"}, {"hovertemplate": "rgb color=rgb(190,105,145)<br>0=%{x}<br>1=%{y}<extra></extra>", "legendgroup": "rgb(190,105,145)", "marker": {"color": "#FF97FF", "symbol": "circle"}, "mode": "markers", "name": "rgb(190,105,145)", "orientation": "v", "showlegend": true, "type": "scatter", "x": [0.08539], "xaxis": "x", "y": [-0.2752], "yaxis": "y"}, {"hovertemplate": "rgb color=rgb(196,244,215)<br>0=%{x}<br>1=%{y}<extra></extra>", "legendgroup": "rgb(196,244,215)", "marker": {"color": "#FECB52", "symbol": "circle"}, "mode": "markers", "name": "rgb(196,244,215)", "orientation": "v", "showlegend": true, "type": "scatter", "x": [-1.036], "xaxis": "x", "y": [-0.7187], "yaxis": "y"}, {"hovertemplate": "rgb color=rgb(21,28,245)<br>0=%{x}<br>1=%{y}<extra></extra>", "legendgroup": "rgb(21,28,245)", "marker": {"color": "#636efa", "symbol": "circle"}, "mode": "markers", "name": "rgb(21,28,245)", "orientation": "v", "showlegend": true, "type": "scatter", "x": [-0.6588], "xaxis": "x", "y": [0.4281], "yaxis": "y"}, {"hovertemplate": "rgb color=rgb(177,79,212)<br>0=%{x}<br>1=%{y}<extra></extra>", "legendgroup": "rgb(177,79,212)", "marker": {"color": "#EF553B", "symbol": "circle"}, "mode": "markers", "name": "rgb(177,79,212)", "orientation": "v", "showlegend": true, "type": "scatter", "x": [-0.7769], "xaxis": "x", "y": [-0.04653], "yaxis": "y"}, {"hovertemplate": "rgb color=rgb(160,67,120)<br>0=%{x}<br>1=%{y}<extra></extra>", "legendgroup": "rgb(160,67,120)", "marker": {"color": "#00cc96", "symbol": "circle"}, "mode": "markers", "name": "rgb(160,67,120)", "orientation": "v", "showlegend": true, "type": "scatter", "x": [1.094], "xaxis": "x", "y": [-0.7203], "yaxis": "y"}, {"hovertemplate": "rgb color=rgb(237,101,163)<br>0=%{x}<br>1=%{y}<extra></extra>", "legendgroup": "rgb(237,101,163)", "marker": {"color": "#ab63fa", "symbol": "circle"}, "mode": "markers", "name": "rgb(237,101,163)", "orientation": "v", "showlegend": true, "type": "scatter", "x": [-0.6539], "xaxis": "x", "y": [-0.1954], "yaxis": "y"}, {"hovertemplate": "rgb color=rgb(133,22,133)<br>0=%{x}<br>1=%{y}<extra></extra>", "legendgroup": "rgb(133,22,133)", "marker": {"color": "#FFA15A", "symbol": "circle"}, "mode": "markers", "name": "rgb(133,22,133)", "orientation": "v", "showlegend": true, "type": "scatter", "x": [-0.3549], "xaxis": "x", "y": [0.8307], "yaxis": "y"}, {"hovertemplate": "rgb color=rgb(70,144,59)<br>0=%{x}<br>1=%{y}<extra></extra>", "legendgroup": "rgb(70,144,59)", "marker": {"color": "#19d3f3", "symbol": "circle"}, "mode": "markers", "name": "rgb(70,144,59)", "orientation": "v", "showlegend": true, "type": "scatter", "x": [0.8005], "xaxis": "x", "y": [0.1348], "yaxis": "y"}, {"hovertemplate": "rgb color=rgb(217,230,170)<br>0=%{x}<br>1=%{y}<extra></extra>", "legendgroup": "rgb(217,230,170)", "marker": {"color": "#FF6692", "symbol": "circle"}, "mode": "markers", "name": "rgb(217,230,170)", "orientation": "v", "showlegend": true, "type": "scatter", "x": [-0.2928], "xaxis": "x", "y": [-0.9162], "yaxis": "y"}, {"hovertemplate": "rgb color=rgb(86,155,9)<br>0=%{x}<br>1=%{y}<extra></extra>", "legendgroup": "rgb(86,155,9)", "marker": {"color": "#B6E880", "symbol": "circle"}, "mode": "markers", "name": "rgb(86,155,9)", "orientation": "v", "showlegend": true, "type": "scatter", "x": [0.2853], "xaxis": "x", "y": [0.5772], "yaxis": "y"}, {"hovertemplate": "rgb color=rgb(222,101,185)<br>0=%{x}<br>1=%{y}<extra></extra>", "legendgroup": "rgb(222,101,185)", "marker": {"color": "#FF97FF", "symbol": "circle"}, "mode": "markers", "name": "rgb(222,101,185)", "orientation": "v", "showlegend": true, "type": "scatter", "x": [-0.3954], "xaxis": "x", "y": [-0.3466], "yaxis": "y"}, {"hovertemplate": "rgb color=rgb(16,75,0)<br>0=%{x}<br>1=%{y}<extra></extra>", "legendgroup": "rgb(16,75,0)", "marker": {"color": "#FECB52", "symbol": "circle"}, "mode": "markers", "name": "rgb(16,75,0)", "orientation": "v", "showlegend": true, "type": "scatter", "x": [2.299], "xaxis": "x", "y": [-0.1272], "yaxis": "y"}], "layout": {"legend": {"title": {"text": "rgb color"}, "tracegroupgap": 0}, "showlegend": false, "title": {"text": "PCA of DistilBERT embeddings of rgb colors (2d)"}, "xaxis": {"anchor": "y", "domain": [0, 1], "title": {"text": "0"}}, "yaxis": {"anchor": "x", "domain": [0, 1], "title": {"text": "1"}}}}
